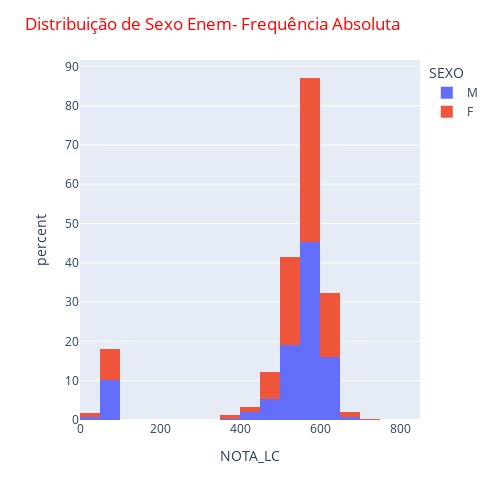

The cell this chart's notebook holds for it:
### Code cell
# Frequência Absoluta
# Contagem
# COLOR SEXO separa por SEXO Vermelho fem. e azul masc.
grafico = express.histogram(campinas, x="NOTA_LC", nbins=20, histnorm="percent", color="SEXO")
grafico.update_layout(width=500, height=500, title_text= "Distribuição de Sexo Enem- Frequência Absoluta", title_font_color = "red")
grafico.show()

### Figure 1 — Plotly figure (JSON) as saved in the notebook; plotly's stock layout.template omitted (floating-point values rounded to 4 significant figures; data arrays with more than 128 entries replaced by an {"elided": "..."} marker saying what was removed)
{"data": [{"alignmentgroup": "True", "bingroup": "x", "histnorm": "percent", "hovertemplate": "SEXO=M<br>NOTA_LC=%{x}<br>percent=%{y}<extra></extra>", "legendgroup": "M", "marker": {"color": "#636efa", "pattern": {"shape": ""}}, "name": "M", "nbinsx": 20, "offsetgroup": "M", "orientation": "v", "showlegend": true, "type": "histogram", "x": {"elided": "796 float values"}, "xaxis": "x", "yaxis": "y"}, {"alignmentgroup": "True", "bingroup": "x", "histnorm": "percent", "hovertemplate": "SEXO=F<br>NOTA_LC=%{x}<br>percent=%{y}<extra></extra>", "legendgroup": "F", "marker": {"color": "#EF553B", "pattern": {"shape": ""}}, "name": "F", "nbinsx": 20, "offsetgroup": "F", "orientation": "v", "showlegend": true, "type": "histogram", "x": {"elided": "1186 float values"}, "xaxis": "x", "yaxis": "y"}], "layout": {"barmode": "relative", "height": 500, "legend": {"title": {"text": "SEXO"}, "tracegroupgap": 0}, "margin": {"t": 60}, "title": {"font": {"color": "red"}, "text": "Distribuição de Sexo Enem- Frequência Absoluta"}, "width": 500, "xaxis": {"anchor": "y", "domain": [0, 1], "title": {"text": "NOTA_LC"}}, "yaxis": {"anchor": "x", "domain": [0, 1], "title": {"text": "percent"}}}}
